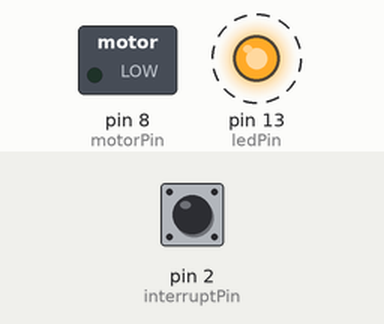
This sketch was run on a simulated Arduino Uno, built with avr-gcc and run on an emulated ATmega328P. Parts: switched loads named in the sketch (green lamp = pin HIGH), output pins drawn as LEDs (lit = HIGH). Dashed ring = blinking. Inputs (shaded band) come from the test bench; at power-on: pin 2 (interruptPin) HIGH.

Above: at 1.2 s.
1.3 s: pin 2 (interruptPin) pulled LOW for 0.15 s
At 2.4 s:
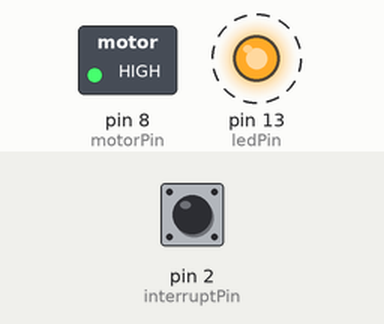
4.3 s: pin 2 (interruptPin) pulled LOW for 3.2 s
At 4.9 s:
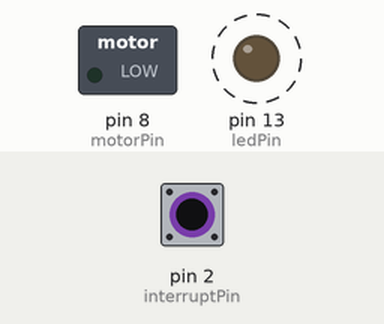
Timing chart, 0 to 15.0 s (numbered marks = the images above; inputs shaded):
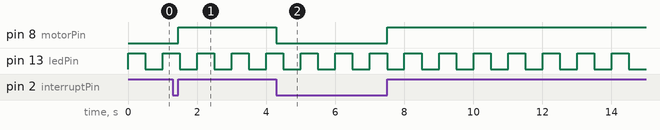

The sketch:

interup.ino
```cpp
const int motorPin = 8;        // Motor control pin
const int interruptPin = 2;    // Interrupt pin connected to the switch
const int ledPin = 13;         // LED pin for status indication
volatile bool motorState = false; // Motor state (ON or OFF)

void setup() {
  pinMode(motorPin, OUTPUT);         // Set motor pin as output
  pinMode(interruptPin, INPUT_PULLUP); // Enable pull-up resistor for the switch pin
  pinMode(ledPin, OUTPUT);           // Set LED pin as output

  attachInterrupt(digitalPinToInterrupt(interruptPin), toggleMotor, CHANGE); // Trigger interrupt on state change

}

void loop() {
  // Main task: Toggle LED to indicate system is running
  digitalWrite(ledPin, HIGH);
  delay(500); // LED ON for 500ms
  digitalWrite(ledPin, LOW);
  delay(500); // LED OFF for 500ms

}

// Interrupt Service Routine (ISR)
void toggleMotor() {
  // Read the state of the interrupt pin
  if (digitalRead(interruptPin) == HIGH) { // sensor signal
    motorState = true;
    // Turn motor ON
    digitalWrite(motorPin, HIGH);
    delay(1000);

  } else { // Switch released
    motorState = false;              // Turn motor OFF
    digitalWrite(motorPin, LOW);

  }
}
```

Measured:
- after the input at 1.3 s, pin 8 (motorPin): LOW → HIGH after 0.15 s
- after the input at 4.3 s, pin 8 (motorPin): HIGH → LOW at once, → HIGH 3.2 s later
- by itself, pin 13 (ledPin): alternates HIGH for 0.50 s and LOW for 0.50 s
